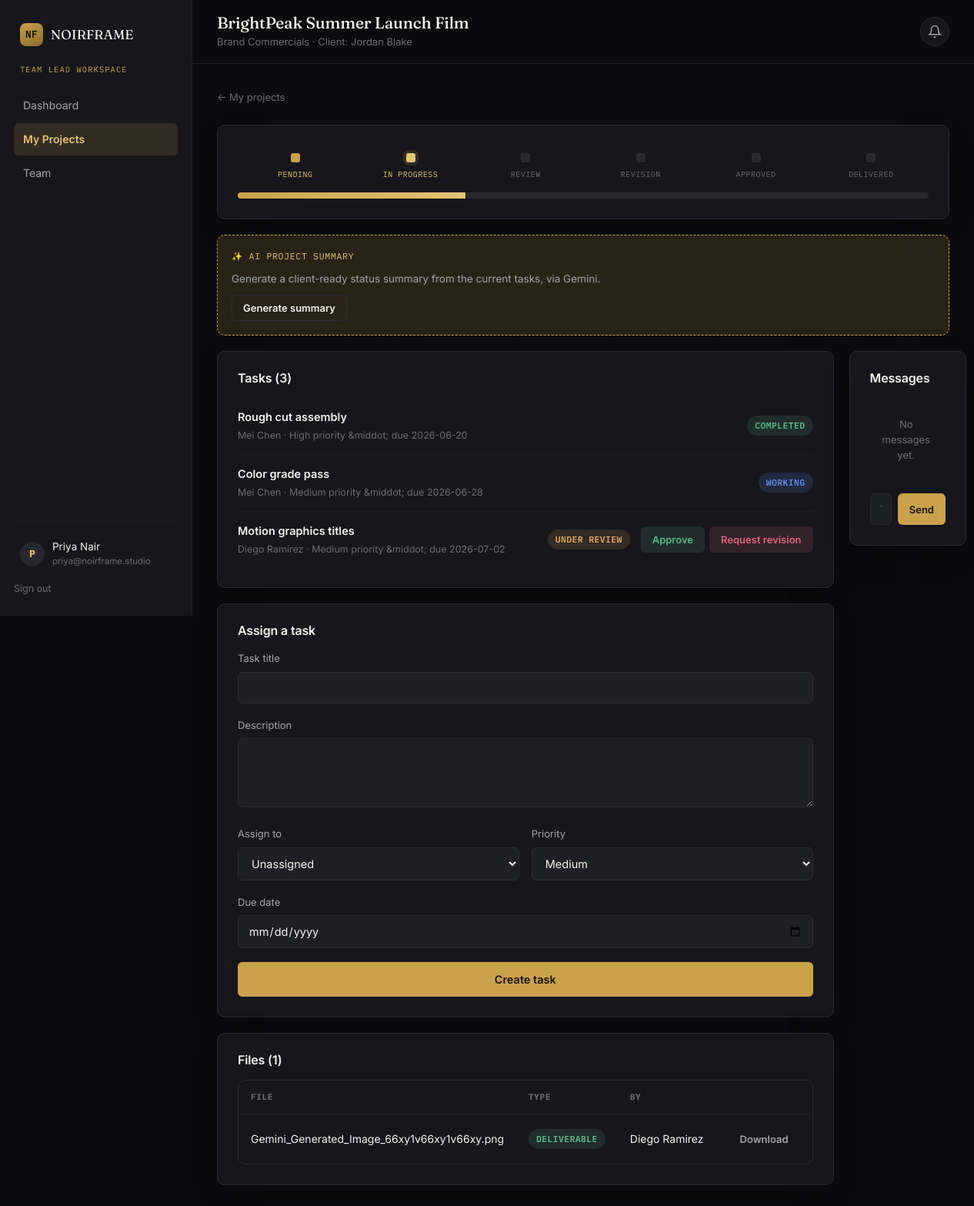
/team-lead/projects/1 (signed in), run on the app's committed database.
### tables this page shows
CREATE TABLE users (
    id              INTEGER PRIMARY KEY AUTOINCREMENT,
    name            TEXT NOT NULL,
    email           TEXT NOT NULL UNIQUE,
    password_hash   TEXT NOT NULL,
    role            TEXT NOT NULL CHECK (role IN ('admin', 'team_lead', 'employee', 'client')),
    company         TEXT,                      -- only meaningful for clients
    title           TEXT,                      -- job title, employees/team leads
    is_active       INTEGER NOT NULL DEFAULT 1,
    created_at      TEXT NOT NULL DEFAULT (datetime('now'))
);

CREATE TABLE projects (
    id              INTEGER PRIMARY KEY AUTOINCREMENT,
    name            TEXT NOT NULL,
    category        TEXT NOT NULL DEFAULT 'Video Editing',
    client_id       INTEGER NOT NULL REFERENCES users(id) ON DELETE CASCADE,
    team_lead_id    INTEGER REFERENCES users(id) ON DELETE SET NULL,
    description     TEXT,
    budget          REAL DEFAULT 0,
    deadline        TEXT,
    status          TEXT NOT NULL DEFAULT 'Pending'
                        CHECK (status IN ('Pending','In Progress','Review','Revision','Approved','Delivered')),
    progress        INTEGER NOT NULL DEFAULT 0,   -- 0-100, recalculated from tasks
    ai_summary      TEXT,
    ai_estimate     TEXT,
    created_at      TEXT NOT NULL DEFAULT (datetime('now'))
);

CREATE TABLE tasks (
    id              INTEGER PRIMARY KEY AUTOINCREMENT,
    project_id      INTEGER NOT NULL REFERENCES projects(id) ON DELETE CASCADE,
    title           TEXT NOT NULL,
    description     TEXT,
    assigned_to     INTEGER REFERENCES users(id) ON DELETE SET NULL,
    priority        TEXT NOT NULL DEFAULT 'Medium' CHECK (priority IN ('Low','Medium','High','Urgent')),
    status          TEXT NOT NULL DEFAULT 'Not Started'
                        CHECK (status IN ('Not Started','Assigned','Working','Under Review','Revision Required','Completed')),
    due_date        TEXT,
    created_at      TEXT NOT NULL DEFAULT (datetime('now')),
    updated_at      TEXT NOT NULL DEFAULT (datetime('now'))
);

CREATE TABLE task_files (
    id              INTEGER PRIMARY KEY AUTOINCREMENT,
    project_id      INTEGER NOT NULL REFERENCES projects(id) ON DELETE CASCADE,
    task_id         INTEGER REFERENCES tasks(id) ON DELETE CASCADE,
    uploaded_by     INTEGER NOT NULL REFERENCES users(id),
    original_name   TEXT NOT NULL,
    stored_name     TEXT NOT NULL,
    kind            TEXT NOT NULL DEFAULT 'deliverable' CHECK (kind IN ('deliverable','reference')),
    uploaded_at     TEXT NOT NULL DEFAULT (datetime('now'))
);

### blueprints/team_lead.py (the view)
@bp.route("/projects/<int:project_id>")
@role_required("team_lead")
def project_detail(project_id):
    user = get_current_user()
    project = _own_project_or_404(project_id, user)
    client = query_one("SELECT name, email, company FROM users WHERE id=?", (project["client_id"],))
    tasks = query_all(
        """SELECT t.*, u.name AS assignee_name FROM tasks t
           LEFT JOIN users u ON u.id=t.assigned_to
           WHERE t.project_id=? ORDER BY t.created_at""",
        (project_id,),
    )
    employees_list = query_all("SELECT id, name FROM users WHERE role='employee' AND is_active=1 ORDER BY name")
    files = query_all(
        """SELECT f.*, u.name AS uploader_name FROM task_files f
           JOIN users u ON u.id=f.uploaded_by WHERE f.project_id=? ORDER BY f.uploaded_at DESC""",
        (project_id,),
    )
    messages = query_all(
        """SELECT m.*, u.name AS sender_name, u.role AS sender_role FROM messages m
           JOIN users u ON u.id=m.sender_id WHERE m.project_id=? ORDER BY m.created_at""",
        (project_id,),
    )
    return render_template(
        "team_lead/project_detail.html", project=project, client=client, tasks=tasks,
        employees=employees_list, files=files, messages=messages,
    )

### blueprints/helpers.py (called while the page is built, shortened)
def project_visible_to(user, project):
    if user["role"] == "admin":
        return True
    if user["role"] == "team_lead":
        return project["team_lead_id"] == user["id"]

### blueprints/team_lead.py (called while the page is built)
def _own_project_or_404(project_id, user):
    project = query_one("SELECT * FROM projects WHERE id=?", (project_id,))
    if project is None or not project_visible_to(user, project):
        abort(404)
    return project

### db.py (called while the page is built)
def get_db():
    if "db" not in g:
        g.db = sqlite3.connect(current_app.config["DATABASE_PATH"])
        g.db.row_factory = sqlite3.Row
        g.db.execute("PRAGMA foreign_keys = ON")
    return g.db

def query_all(sql, params=()):
    return get_db().execute(sql, params).fetchall()

def query_one(sql, params=()):
    return get_db().execute(sql, params).fetchone()

### templates/team_lead/project_detail.html (shortened to what this page needs)
{% extends "dashboard_base.html" %}
{% set active = 'projects' %}
{% block page_title %}{{ project.name }}{% endblock %}
{% block page_meta %}{{ project.category }} &middot; Client: {{ client.name }}{% endblock %}
{% block dash_content %}
<a href="{{ url_for('team_lead.projects') }}" class="auth-back">&larr; My projects</a>
<div class="card" style="margin-bottom:20px;">
  {% set statuses = ["Pending", "In Progress", "Review", "Revision", "Approved", "Delivered"] %}
  {% set status = project.status %}
  {% include "partials/status_pipeline.html" with context %}
  <div class="progress-bar" style="margin-top:16px;"><div class="progress-bar__fill" style="width:{{ project.progress }}%;"></div></div>
</div>
<div class="ai-panel" style="margin-bottom:20px;">
  <div class="ai-panel__head">&#10024; AI Project Summary</div>
  <p style="font-size:13.5px; margin-bottom:10px;">Generate a client-ready status summary from the current tasks, via Gemini.</p>
  <button id="generate-summary-btn" data-project-id="{{ project.id }}" class="btn btn--outline btn--sm">Generate summary</button>
</div>
<div class="cols-2">
  <div>
    <div class="card" style="margin-bottom:20px;">
      <div class="panel-head"><h3>Tasks ({{ tasks|length }})</h3></div>
      {% if tasks %}
        {% for t in tasks %}
          <div class="task-row">
            <div class="task-row__main">
              <div class="task-row__title">{{ t.title }}</div>
              <div class="task-row__meta">{{ t.assignee_name or 'Unassigned' }} &middot; {{ t.priority }} priority{{ ' &middot; due ' ~ t.due_date if t.due_date }}</div>
            </div>
            <span class="badge badge--{{ t.status|lower|replace(' ', '-') }}">{{ t.status }}</span>
            {% if t.status == 'Under Review' %}
              <div style="display:flex; gap:6px;">
                <form method="POST" action="{{ url_for('team_lead.review_task', task_id=t.id) }}">
                  <button class="btn btn--sm" style="background:var(--success-dim); color:var(--success);">Approve</button>
                </form>
                <form method="POST" action="{{ url_for('team_lead.review_task', task_id=t.id) }}" onsubmit="return attachNote(this)">
                  <button class="btn btn--sm btn--danger">Request revision</button>
                </form>
              </div>
            {% endif %}
          </div>
        {% endfor %}
      {% else %}
        <div class="empty"><h4>No tasks yet</h4><p>Break this project down using the form.</p></div>
      {% endif %}
    </div>
    <div class="card">
      <div class="panel-head"><h3>Assign a task</h3></div>
      <form method="POST" action="{{ url_for('team_lead.create_task', project_id=project.id) }}">
        <div class="form-group">
          <label for="title">Task title</label>
          <input type="text" id="title" name="title" required>
        </div>
        <div class="form-group">
          <label for="description">Description</label>
          <textarea id="description" name="description"></textarea>
        </div>
        <div class="form-row">
          <div class="form-group">
            <label for="assigned_to">Assign to</label>
            <select id="assigned_to" name="assigned_to">
              <option value="">Unassigned</option>
            </select>
          </div>
          <div class="form-group">
            <label for="priority">Priority</label>
            <select id="priority" name="priority">
              <option>Low</option><option selected>Medium</option><option>High</option><option>Urgent</option>
            </select>
          </div>
        </div>
        <div class="form-group">
          <label for="due_date">Due date</label>
          <input type="date" id="due_date" name="due_date">
        </div>
        <button type="submit" class="btn btn--primary btn--block">Create task</button>
      </form>
    </div>
    <div class="card" style="margin-top:20px;">
      <div class="panel-head"><h3>Files ({{ files|length }})</h3></div>
      {% if files %}
        <div class="table-wrap">
          <table>
            <thead><tr><th>File</th><th>Type</th><th>By</th><th></th></tr></thead>
            <tbody>
              {% for f in files %}
                <tr>
                  <td>{{ f.original_name }}</td>
                  <td><span class="badge {{ 'badge--completed' if f.kind=='deliverable' else 'badge--pending' }}">{{ f.kind }}</span></td>
                  <td>{{ f.uploader_name }}</td>
                  <td><a href="{{ url_for('main.download_file', file_id=f.id) }}" class="btn btn--ghost btn--sm">Download</a></td>
                </tr>
              {% endfor %}
            </tbody>
          </table>
        </div>
      {% else %}
        <div class="empty"><h4>No files yet</h4></div>
      {% endif %}
    </div>
  </div>
  <div class="card">
    <div class="panel-head"><h3>Messages</h3></div>
    <div class="thread">
      {% for m in messages %}
        <div class="msg {{ 'mine' if m.sender_id==current_user.id }}">
          <div class="msg__bubble">{{ m.body }}</div>
          <div class="msg__meta">{{ m.sender_name }} ({{ m.sender_role.replace('_',' ') }}) &middot; {{ m.created_at[:16] }}</div>
        </div>
      {% else %}
        <div class="notif-empty">No messages yet.</div>
      {% endfor %}
    </div>
    <form method="POST" action="{{ url_for('team_lead.post_message', project_id=project.id) }}" style="display:flex; gap:8px;">
      <input type="text" name="body" placeholder="Write a message..." required style="flex:1;">
      <button type="submit" class="btn btn--primary btn--sm">Send</button>
    </form>
  </div>
</div>
{% endblock %}

### templates/dashboard_base.html (shortened to what this page needs)
{% extends "base.html" %}
{% block body_class %}{% endblock %}
{% block content %}
<div class="app-shell">
  <aside class="sidebar">
    <a href="{{ url_for('main.index') }}" class="sidebar__brand brand" style="font-size:17px;">
      <span class="brand__mark">NF</span> {{ company_name }}
    </a>
    <div class="sidebar__role">{{ current_user.role.replace('_',' ') }} workspace</div>
    <nav>
      {% if current_user.role == 'admin' %}
        <a href="{{ url_for('admin.dashboard') }}" class="{{ 'active' if active=='dashboard' }}">Dashboard</a>
        <a href="{{ url_for('admin.projects') }}" class="{{ 'active' if active=='projects' }}">Projects</a>
        <a href="{{ url_for('admin.employees') }}" class="{{ 'active' if active=='employees' }}">Team</a>
        <a href="{{ url_for('admin.clients') }}" class="{{ 'active' if active=='clients' }}">Clients</a>
        <a href="{{ url_for('admin.finance') }}" class="{{ 'active' if active=='finance' }}">Finance</a>
      {% elif current_user.role == 'team_lead' %}
        <a href="{{ url_for('team_lead.dashboard') }}" class="{{ 'active' if active=='dashboard' }}">Dashboard</a>
        <a href="{{ url_for('team_lead.projects') }}" class="{{ 'active' if active=='projects' }}">My Projects</a>
        <a href="{{ url_for('team_lead.employees') }}" class="{{ 'active' if active=='employees' }}">Team</a>
      {% elif current_user.role == 'client' %}
        <a href="{{ url_for('client.dashboard') }}" class="{{ 'active' if active=='dashboard' }}">Dashboard</a>
        <a href="{{ url_for('client.invoices') }}" class="{{ 'active' if active=='invoices' }}">Invoices</a>
      {% endif %}
    </nav>
    <div class="sidebar__footer">
      <div class="sidebar__user">
        <div class="avatar">{{ current_user.name[:1] }}</div>
        <div>
          {{ current_user.name }}
          <small>{{ current_user.email }}</small>
        </div>
      </div>
      <a href="{{ url_for('auth.logout') }}" class="logout-link">Sign out</a>
    </div>
  </aside>
  <div class="main-area">
    <div class="topbar">
      <div>
        <h1>{% block page_title %}Dashboard{% endblock %}</h1>
        <div class="topbar__meta">{% block page_meta %}{% endblock %}</div>
      </div>
      <div class="bell">
        <button class="bell-btn" id="bell-btn" aria-label="Notifications">
          <svg width="18" height="18" viewBox="0 0 24 24" fill="none" stroke="currentColor" stroke-width="2"><path d="M18 8a6 6 0 0 0-12 0c0 7-3 9-3 9h18s-3-2-3-9"/><path d="M13.73 21a2 2 0 0 1-3.46 0"/></svg>
        </button>
      </div>
    </div>
    <div class="content">
      {% block dash_content %}{% endblock %}
    </div>
  </div>
</div>
{% endblock %}

### data on the page
users: role.replace "TEAM LEAD", name "P", name "Priya Nair", email "priya@noirframe.studio"
projects: name "BrightPeak Summer Launch Film", category "Brand Commercials", status "In Progress" (drawn)
users: name "Jordan Blake"
tasks: title "Rough cut assembly", name "Mei Chen", priority "High", due_date "&middot; due 2026-06-20", status "COMPLETED"
tasks: title "Color grade pass", name "Mei Chen", priority "Medium", due_date "&middot; due 2026-06-28", status "WORKING"
tasks: title "Motion graphics titles", name "Diego Ramirez", priority "Medium", due_date "&middot; due 2026-07-02", status "UNDER REVIEW"
task_files: original_name "Gemini_Generated_Image_66xy1v66xy1v66xy.png", kind "DELIVERABLE", uploader_name "Diego Ramirez"

### other printed values
{{ company_name }} "NOIRFRAME"
{{ s }} "PENDING" "IN PROGRESS" "REVIEW" "REVISION" "APPROVED" "DELIVERED"
{{ tasks|length }} "3"
{{ files|length }} "1"
